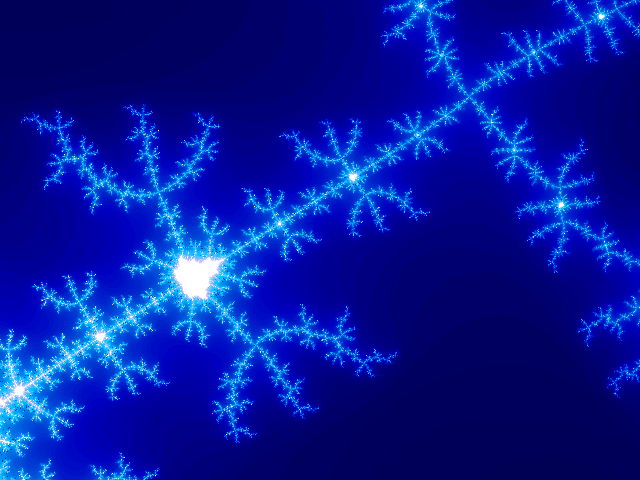
#> input picture python/pythonchallenge/31/mandelbrot.gif, 640 x 480 px
$ python level-031.py
#> lines starting #> are read from the running program, lines starting #| are printed output that depends on the picture
#!/usr/bin/env python3
# -*- coding: utf-8 -*-
# @Date     : 2018-12-29 09:52:06
# @Author   : Albert Shi
# @Link     : http://blog.csdn.net/albertsh
# @Github   : https://github.com/AlbertGithubHome
__author__ = 'AlbertS'
# @Subject  : level 31 of python challenge
#
# 思路：一张海边的图片，场景正中间是一块石头，看起来像是孙猴子出生的那一块，没有看到其他有用的信息
#       然后就是图片实际上有一个超链接，链接到网页../rock/grandpa.html，这应该就是下一关的网址，但是需要
#       账号和密码，这一关的任务应该就是找账号和密码了
#
#       这一关的标题为Where am I？应该是需要解答我在哪？
#       点击下一关的链接，出来的提示中有--该网站称：“island : country”，源码注释中包含信息:
#       <!-- short break, this ***REALLY*** has nothing to do with Python -->
#       短暂休息，this真的什么都没做，这个着重强调的REALLY有什么含义，又看到了this，难道这一关又和this库有关
#       难不成还有个REALLY库？
#
#       看了大神的解答，才明白了注释的含义，是说这一关的信息真的没有用，账号密码根据提示和图片应该
#       是用户名kohsamui，密码thailand，输入即可打开网页，但是还是在31关，然后非常气人的给出了提示
#       That was too easy. You are still on 31...
#
#       图片内容是一片类似于雪花的闪电链，源码标题为UFOs ?，看起来和外星人有关了，这一关图片的名字为
#       mandelbrot.gif，是一个人名--曼德尔布罗特，网上搜索后发现还有一种图像是这个名字，mandelbrot图像，
#       “Mandelbrot图像中的每个位置都对应于公式N=x+y*i中的一个复数。其实数部分是x，虚数部分是y，
#       i是-1的平方根。图像中各个位置的x和y坐标对应于虚数的x和y部分。看来是需要通过这个公式来分析
#       这个图像了
#
#       图像的周围还有一些格式符：
#       <window left="0.34" top="0.57" width="0.036" height="0.027"/>
#       <option iterations="128"/>
#
#       根据所给的参数和曼德勃罗公式生成一幅图片，结果与原图片是上下颠倒的，使用函数上下反转，得到几乎一样的两张图
#       把其中不等的内容输出为一幅图，据说是Arecibo message相关，打开看看链接确实很像，通往下一关的链接就是arecibo
#       这一关过的糊里糊涂的
#
# 备注：1. python challenge home page : http://www.pythonchallenge.com/
#       2. current level url : http://www.pythonchallenge.com/pc/ring/grandpa.html
#       3. next level url : http://www.pythonchallenge.com/pc/rock/arecibo.html
#       4. curlevel username:repeat password:switch
#       5. curlevel username:kohsamui password:thailand
#

import requests
from PIL import Image

# file url
target_url = 'http://www.pythonchallenge.com/pc/rock/mandelbrot.gif'

def download_image():
    image_data = requests.get(target_url, auth=('kohsamui', 'thailand')).content
    with open('31/mandelbrot.gif', 'wb') as file:
        file.write(image_data)

def main():

    img = Image.open("31/mandelbrot.gif")
#> img is the input picture: PIL image 640x480 P; mean R, G, B 4.5, 24.6, 154.8

    left = 0.34
    bottom = 0.57
    width = 0.036
    height = 0.027
    iterations = 128

    w, h = img.size
#> w = 640; h = 480
    xstep = width / w
#> xstep = 5.62e-05
    ystep = height/ h
#> ystep = 5.62e-05

    result = []

    for y in range(h):
        for x in range(w):
            c = complex(left + x * xstep, bottom + y * ystep)
            z = 0 + 0j
            for i in range(iterations):
                z = z * z + c
                if abs(z) > 2:
                    break
            result.append(i)

    img2 = img.copy()
    img2.putdata(result)
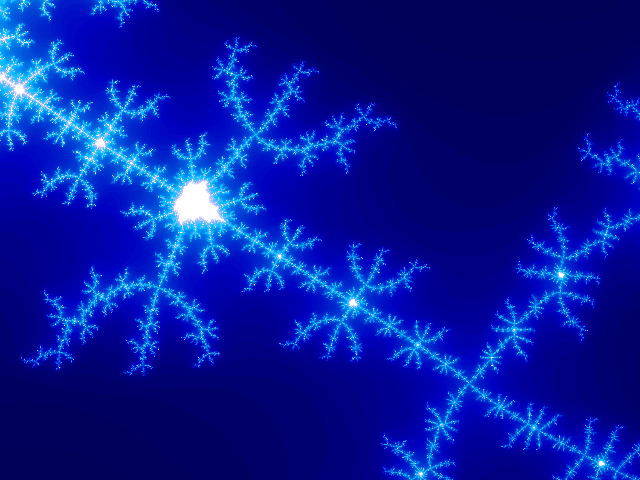
#> img2: PIL image 640x480 P; mean R, G, B 4.5, 24.9, 154.9
    img2 = img2.transpose(Image.FLIP_TOP_BOTTOM)
    #img2.show()

    diff = [(a - b) for a, b in zip(img.getdata(), img2.getdata()) if a != b]
#> diff = 1679 values, max 16 at index 6, min -16 at index 0, mean -8.43
    print(len(diff))
#| 1679

    new_img = Image.new('L', (23, 73))
#> new_img: PIL image 23x73 L; every value is 0
    new_img.putdata([(i < 16) and 255 or 0 for i in diff])
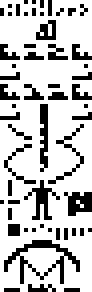
#> new_img: PIL image 23x73 L (shown 4 times larger); 76.4% white; black in thin lines or dots
    new_img.resize((230,730)).show()
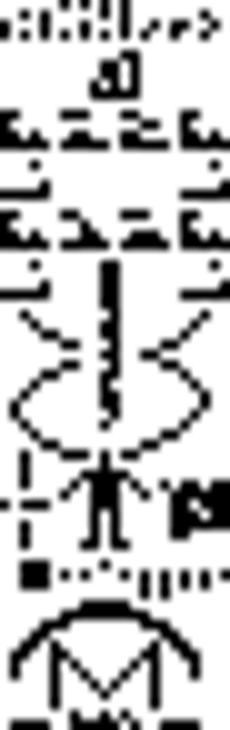
#> shown: PIL image 230x730 L; min 0, max 255, mean 192.7


if __name__ == '__main__': main()


# 不一样的信息数量，分解为23*73
'''
1679
[Finished in 7.5s]
'''
